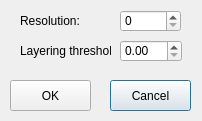
<?xml version="1.0" encoding="UTF-8"?>
<ui version="4.0">
 <class>OurCustomOptionDialog</class>
 <widget class="QDialog" name="OurCustomOptionDialog">
  <property name="geometry">
   <rect>
    <x>0</x>
    <y>0</y>
    <width>202</width>
    <height>121</height>
   </rect>
  </property>
  <property name="windowTitle">
   <string>OurCustomOptionDialog</string>
  </property>
  <widget class="QLabel" name="label">
   <property name="geometry">
    <rect>
     <x>20</x>
     <y>10</y>
     <width>61</width>
     <height>21</height>
    </rect>
   </property>
   <property name="text">
    <string>Resolution:</string>
   </property>
  </widget>
  <widget class="QSpinBox" name="spinBoxResolution">
   <property name="geometry">
    <rect>
     <x>120</x>
     <y>10</y>
     <width>61</width>
     <height>22</height>
    </rect>
   </property>
  </widget>
  <widget class="QPushButton" name="pushButtonCancel">
   <property name="geometry">
    <rect>
     <x>110</x>
     <y>80</y>
     <width>81</width>
     <height>31</height>
    </rect>
   </property>
   <property name="text">
    <string>Cancel</string>
   </property>
  </widget>
  <widget class="QPushButton" name="pushButtonOK">
   <property name="geometry">
    <rect>
     <x>10</x>
     <y>80</y>
     <width>81</width>
     <height>31</height>
    </rect>
   </property>
   <property name="text">
    <string>OK</string>
   </property>
  </widget>
  <widget class="QDoubleSpinBox" name="doubleSpinBoxLayeringThreshold">
   <property name="geometry">
    <rect>
     <x>120</x>
     <y>40</y>
     <width>62</width>
     <height>22</height>
    </rect>
   </property>
  </widget>
  <widget class="QLabel" name="label_2">
   <property name="geometry">
    <rect>
     <x>20</x>
     <y>40</y>
     <width>91</width>
     <height>21</height>
    </rect>
   </property>
   <property name="text">
    <string>Layering threshold:</string>
   </property>
  </widget>
 </widget>
 <layoutdefault spacing="6" margin="11"/>
 <resources/>
 <connections/>
</ui>
